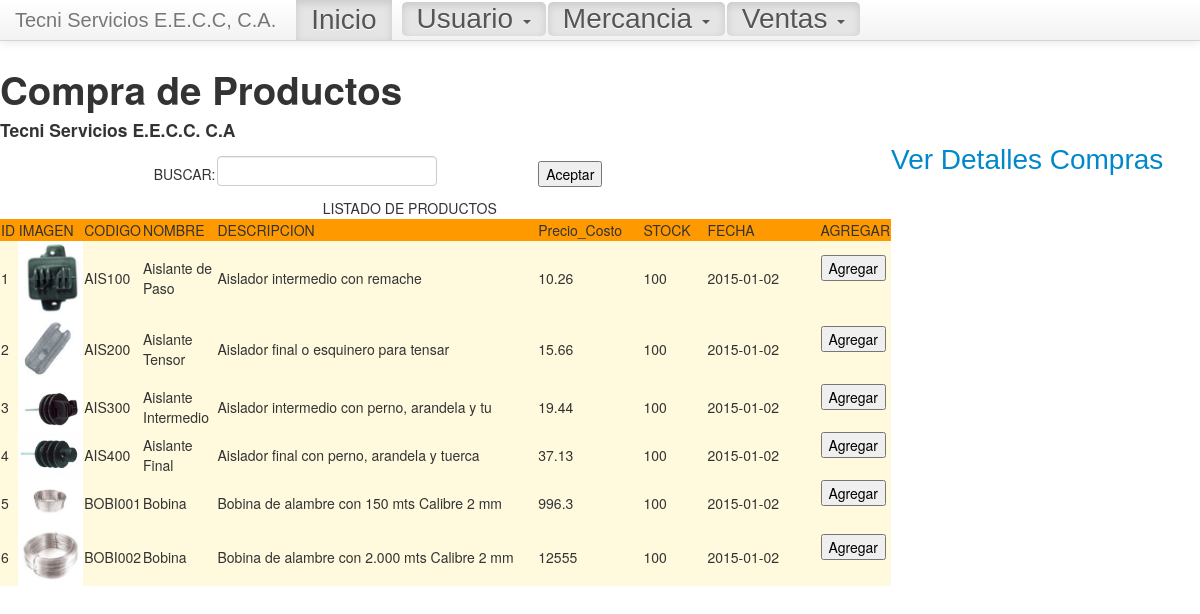
The page /Compra.php on the database its author committed.
### tables this page shows
CREATE TABLE IF NOT EXISTS `productos` (
  `idProductos` int(11) NOT NULL AUTO_INCREMENT,
  `Imagen` varchar(80) DEFAULT NULL,
  `Codigo` varchar(12) DEFAULT NULL,
  `Nombre` varchar(45) DEFAULT NULL,
  `Descripcion_Productos` varchar(45) DEFAULT NULL,
  `Precio_Costo` float DEFAULT NULL,
  `Precio_Venta` float DEFAULT NULL,
  `Stock` int(11) DEFAULT NULL,
  `Fecha_Creado` date DEFAULT NULL,
  `Categoria_idCategoria` int(11) DEFAULT NULL,
  PRIMARY KEY (`idProductos`),
  KEY `fk_Productos_Categoria1_idx` (`Categoria_idCategoria`)
);

### Compra.php (the view, shortened to what this page needs)
<!DOCTYPE html PUBLIC "-//W3C//DTD XHTML 1.0 Transitional//EN" "http://www.w3.org/TR/xhtml1/DTD/xhtml1-transitional.dtd">
<html xmlns="http://www.w3.org/1999/xhtml">
<head>
  <link rel="stylesheet" href="/bootstrap/curso/css/bootstrap.css">
  <link rel="stylesheet" href="/bootstrap/curso/css/bootstrap-responsive.css">
  <link rel="stylesheet" href="/bootstrap/curso/css/estilos.css">
</head>
<body>
  <div class="navbar navbar-fixed-top">
    <div class="navbar-inner">
      <div class="container">
        <a href="index.html" class="brand">Tecni Servicios E.E.C.C, C.A.</a>
        <div class="nav-collapse">
          <ul class="nav">
            <li class="active"><a href="index.html">Inicio</a></li>
          </ul>
          <ul class="nav nav-pills">
            <li class="dropdown active">
              <a class="dropdown-toggle" data-toggle="dropdown" href="#">
                Usuario
                <b class="caret"></b>
              </a>
            </li>
            <li class="dropdown active">
              <a class="dropdown-toggle" data-toggle="dropdown" href="#">
                Mercancia
                <b class="caret"></b>
              </a>
            </li>
            <li class="dropdown active">
              <a class="dropdown-toggle" data-toggle="dropdown" href="#">
                Ventas
                <b class="caret"></b>
              </a>
            </li>
          </ul>
        </div>
      </div>
    </div>
  </div>
<h1>Compra de Productos</h1>
<h4>Tecni Servicios E.E.C.C. C.A</h4>
<form id="form1" name="form1" method="post" action="">
  <table width="891" border="0" align="left">
    <tr>
      <td width="22">&nbsp;</td>
            <td width="92">&nbsp;</td>
      <td width="56">&nbsp;</td>
      <td width="94" align="right">BUSCAR:</td>
      <td width="644"><label for="buscar"></label>
      <input type="text" name="buscar" id="buscar" /></td>
      <td width="167"><input type="submit" name="Aceptar" id="Aceptar" value="Aceptar" /></form></td>
      <td width="111">&nbsp;</td>
      <td width="321">&nbsp;</td>
    <tr>
      <td colspan="8" align="center">LISTADO DE PRODUCTOS</td>
    </tr>
    <tr>
      <td width="2" bgcolor="#FF9900">ID</td>
      <td bgcolor="#FF9900">IMAGEN</td>
      <td bgcolor="#FF9900">CODIGO</td>
      <td bgcolor="#FF9900">NOMBRE</td>
      <td bgcolor="#FF9900">DESCRIPCION</td>
      <td bgcolor="#FF9900">Precio_Costo</td>
      <td bgcolor="#FF9900">STOCK</td>
      <td bgcolor="#FF9900">FECHA</td>
      <td bgcolor="#FF9900">AGREGAR</td>
    </tr>
    <?php
    $consulta=mysql_query("select * from productos");
    while($filas=mysql_fetch_array($consulta)){
      $Id=$filas['idProductos'];
      $Imagen=$filas['Imagen'];
      $Codigo=$filas['Codigo'];
      $Nombre=$filas['Nombre'];
      $Desc=$filas['Descripcion_Productos'];
      $PrecioC=$filas['Precio_Costo'];
      $Stock=$filas['Stock'];
      $Fecha=$filas['Fecha_Creado'];
         ?>
    <tr>
      <td bgcolor="#FFFADD"><?php echo $Id ?></td>
      <td><img src="<?php echo $Imagen; ?>" alt="" width="70" height="70" /><br /></td>
      <td bgcolor="#FFFADD"><?php echo $Codigo ?></td>
      <td bgcolor="#FFFADD"><?php echo $Nombre ?></td>
      <td bgcolor="#FFFADD"><?php echo $Desc ?></td>
      <td bgcolor="#FFFADD"><?php echo $PrecioC ?></td>
      <td bgcolor="#FFFADD"><?php echo $Stock ?></td>
      <td bgcolor="#FFFADD"><?php echo $Fecha ?></td>
      <td bgcolor="#FFFADD">
      <form action="DetalleCompra.php" method="post" name="compra">
        <input name="Agregar" type="submit" value="Agregar" />
      </form>
      </td>
    </tr>
    <p>
      <?php }?>
    </p>
<p><a href="DetalleCompra.php">Ver Detalles Compras</a></p>
</body>
</html>

### css/estilos.css (style rules this page uses)
body { padding-top: 60px; padding-bottom: 40px; }
a { font-size: 2em; font-family: Arial, Helvatica, sans-serif; text-align: center; }

### Compra.php (style rules this page uses)
body { background-color: #FFF; }

### rows shown on the page
productos: idProductos "1", Imagen (picture), Codigo "AIS100", Nombre "Aislante de Paso", Descripcion_Productos "Aislador intermedio con remache", Precio_Costo "10.26", Stock "100", Fecha_Creado "2015-01-02"
productos: idProductos "2", Imagen (picture), Codigo "AIS200", Nombre "Aislante Tensor", Descripcion_Productos "Aislador final o esquinero para tensar", Precio_Costo "15.66", Stock "100", Fecha_Creado "2015-01-02"
productos: idProductos "3", Imagen (picture), Codigo "AIS300", Nombre "Aislante Intermedio", Descripcion_Productos "Aislador intermedio con perno, arandela y tu", Precio_Costo "19.44", Stock "100", Fecha_Creado "2015-01-02"
productos: idProductos "4", Imagen (picture), Codigo "AIS400", Nombre "Aislante Final", Descripcion_Productos "Aislador final con perno, arandela y tuerca", Precio_Costo "37.13", Stock "100", Fecha_Creado "2015-01-02"
productos: idProductos "5", Imagen (picture), Codigo "BOBI001", Nombre "Bobina", Descripcion_Productos "Bobina de alambre con 150 mts Calibre 2 mm", Precio_Costo "996.3", Stock "100", Fecha_Creado "2015-01-02"
productos: idProductos "6", Imagen (picture), Codigo "BOBI002", Nombre "Bobina", Descripcion_Productos "Bobina de alambre con 2.000 mts Calibre 2 mm", Precio_Costo "12555", Stock "100", Fecha_Creado "2015-01-02"
